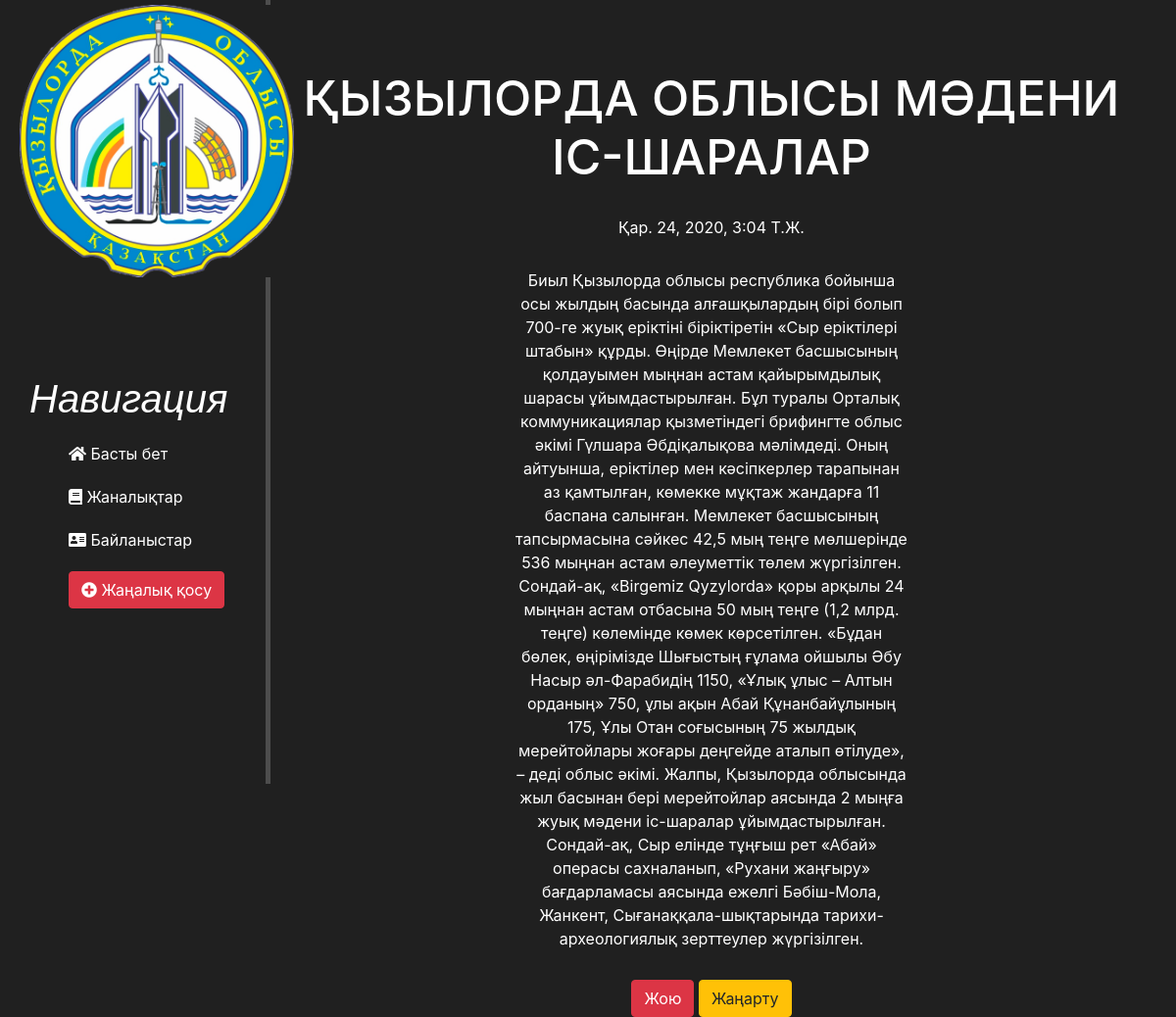
/news/15, run on the app's committed database.
### news/models.py (models this page shows, shortened)
class Articles(models.Model):
    title = models.CharField('Жаңалық атауы', max_length=50)
    anons = models.CharField('Мазмұны', max_length=250)
    full_text = models.TextField('Мәтін')
    date = models.DateTimeField('Күні')
    class Meta:
        verbose_name = "New"
        verbose_name_plural = "News"

### news/views.py (the view)
# urls.py: path('<int:pk>', views.NewsDetailView.as_view(), name="news-detail"),
class NewsDetailView(DetailView):
    model = Articles
    template_name = 'news/details_view.html'
    context_object_name = 'article'

### news/templates/news/details_view.html (shortened to what this page needs)
{% extends 'main/main_layout.html' %}
{% block content %}
    <div class="features">
        <h1>{{article.title}}</h1>
        <p>{{article.date}}</p>
        <p>{{article.full_text}}</p>
        <a href="{% url 'news-delete' article.id %}" class="btn btn-danger">Жою</a>
        <a href="{% url 'news-update' article.id %}" class="btn btn-warning">Жаңарту</a>
    </div>
{% endblock %}

### main/static/main/css/main.css (style rules this page uses)
body { background:#202020; }
main .features { float:left; color : #000; margin-top: 120px; text-align:center; width:75%; }
main .features h1 { font-size:50px;margin-top:-50px;color:#fff; }
main .features p { max-width: 400px; margin:30px auto;color:#fff; }

### data on the page
Articles: title "ҚЫЗЫЛОРДА ОБЛЫСЫ МӘДЕНИ ІС-ШАРАЛАР", date "Қар. 24, 2020, 3:04 Т.Ж.", full_text "Биыл Қызылорда облысы республика бойынша осы жылдың басында алғашқылардың бірі болып 700-ге жуық еріктіні біріктіретін «Сыр еріктілері штабын» құрды. Өңірде Мемлекет басшысының қолдауымен мыңнан астам қайырымдылық шарасы ұйымдастырылған. Бұл туралы Орталық коммуникациялар қызметіндегі брифингте облыс әкімі Гүлшара Әбдіқалықова мәлімдеді. Оның айтуынша, еріктілер мен кәсіпкерлер тарапынан аз қамтылған, көмекке мұқтаж жандарға 11 баспана салынған. Мемлекет басшысының тапсырмасына сәйкес 42,5 мың теңге мөлшерінде 536 мыңнан астам әлеуметтік төлем жүргізілген. Сондай-ақ, «Birgemiz Qyzylorda» қоры арқылы 24 мыңнан астам отбасына 50 мың теңге (1,2 млрд. теңге) көлемінде көмек көрсетілген. «Бұдан…"
